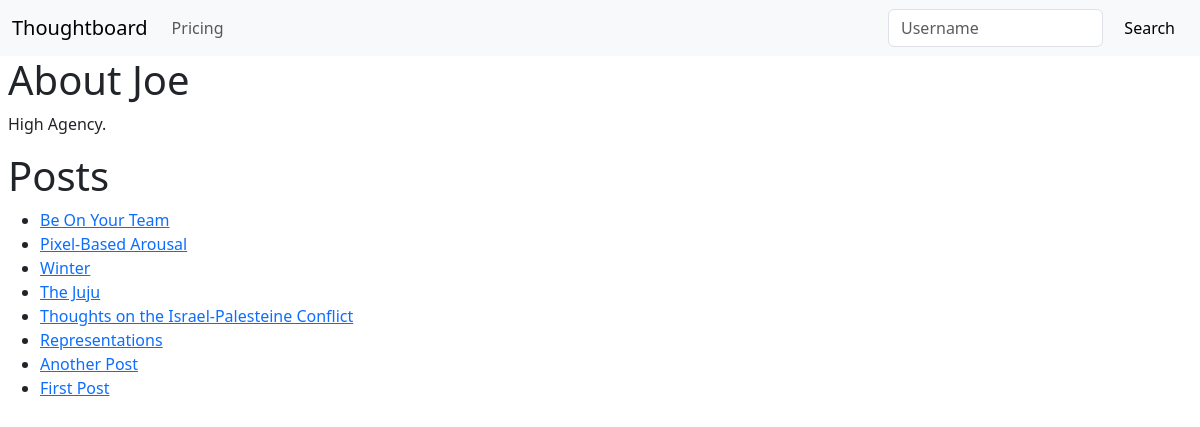
Page /home/joemonem on the earlier database version.
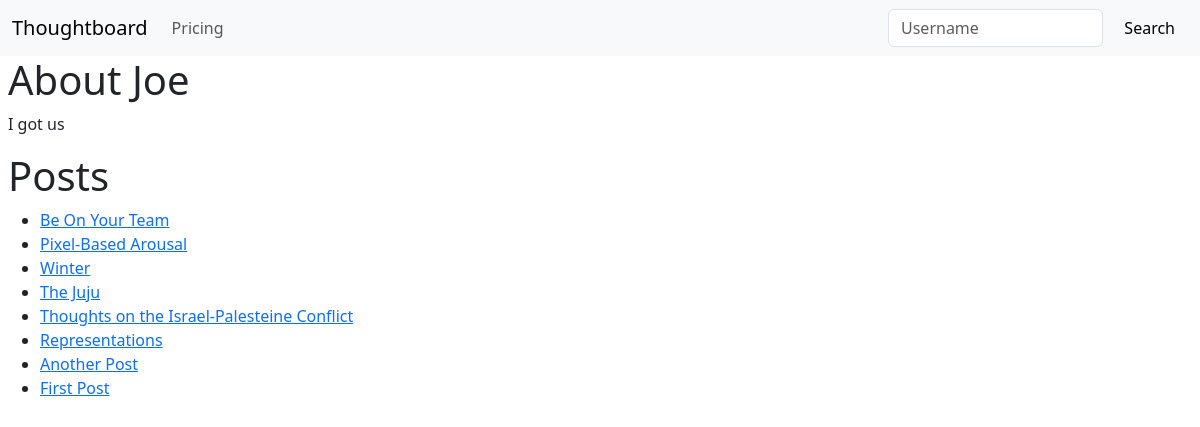
Same page on the later database version.
### theblog/models.py (models this page shows, shortened)
class Profile(models.Model):
    user = models.ForeignKey(User, on_delete=models.CASCADE)
    bio = models.TextField(blank=True)
    location = models.CharField(max_length=100, blank=True)

### theblog/views.py (the view)
# urls.py: path("home/<str:pk>", HomeView.as_view(), name="home"),
class HomeView(ListView):
    model = Post
    template_name = "home.html"
    context_object_name = "posts"
    def get_context_data(self, **kwargs):
        context = super().get_context_data(**kwargs)
        username = self.kwargs["pk"]
        user_object = get_object_or_404(User, username=username)
        user_profile = get_object_or_404(Profile, user=user_object)
        user_posts = Post.objects.filter(author=user_object)
        context["user_object"] = user_object
        context["user_profile"] = user_profile
        context["user_posts"] = user_posts
        return context

### theblog/templates/home.html
{% extends 'base.html' %}
{%block content %}
{%if user_profile.bio%}
<h1>About {{user_profile.user.first_name}}</h1>
<p>{{user_profile.bio}}</p>
{%else%}
<h1>No Bio Yet</h1>
<p>You can visit Edit Profile in the Navbar to add one.</p>
{%endif%}
{% if user_posts%}
<h1>Posts</h1>
<ul>
    {% for post in user_posts reversed %}
    <li>
        <a href="{%url 'article-details' post.pk %}"> {{post.title}} </a>
        <br>
    </li>
    {% endfor %}
    {% else %}
    <h1>No Posts yet</h1>
    <p>Click on Add Post in the Navbar to create one.</p>
    {%endif%}
</ul>
{% endblock %}

Differences in the rows shown:
changed Profile "Joe": bio "High Agency." → "I got us"
